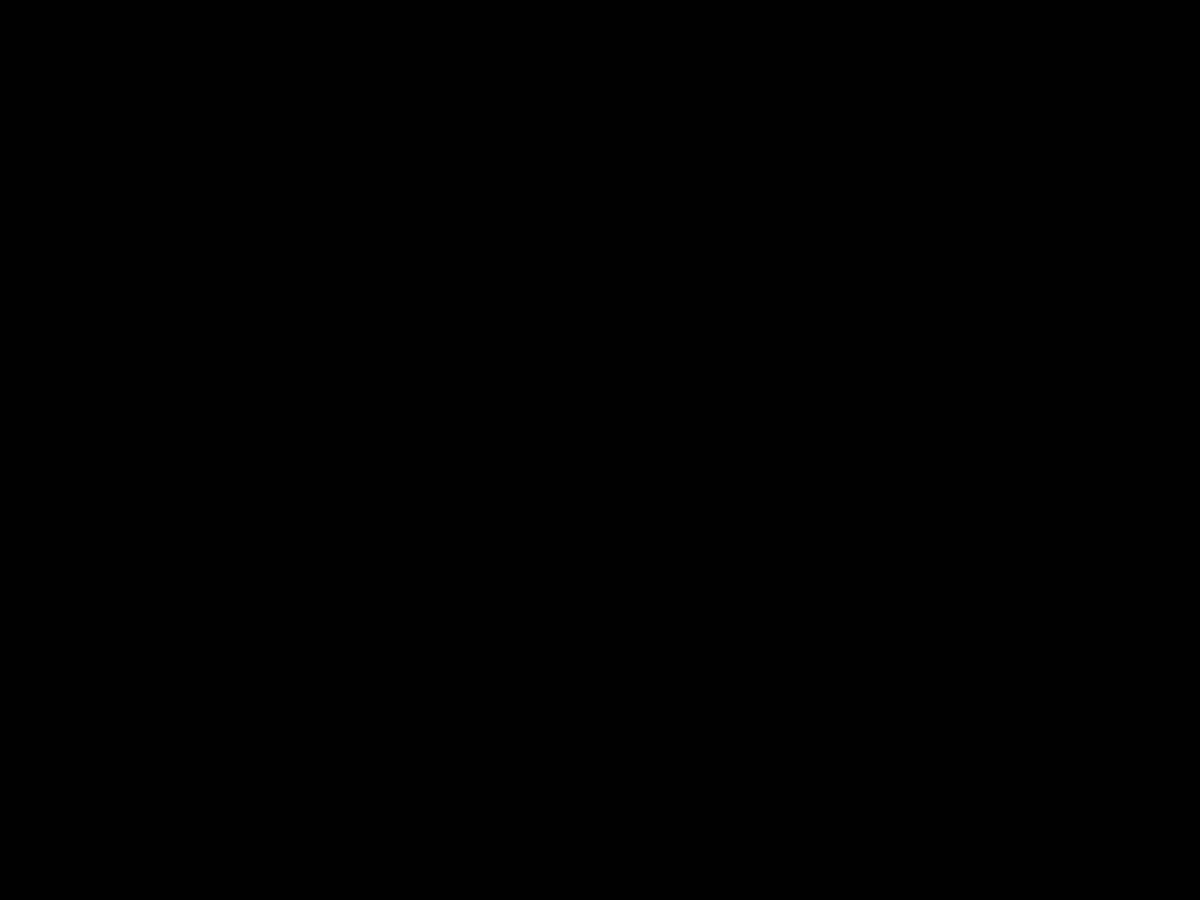
Frame 1 (no input)
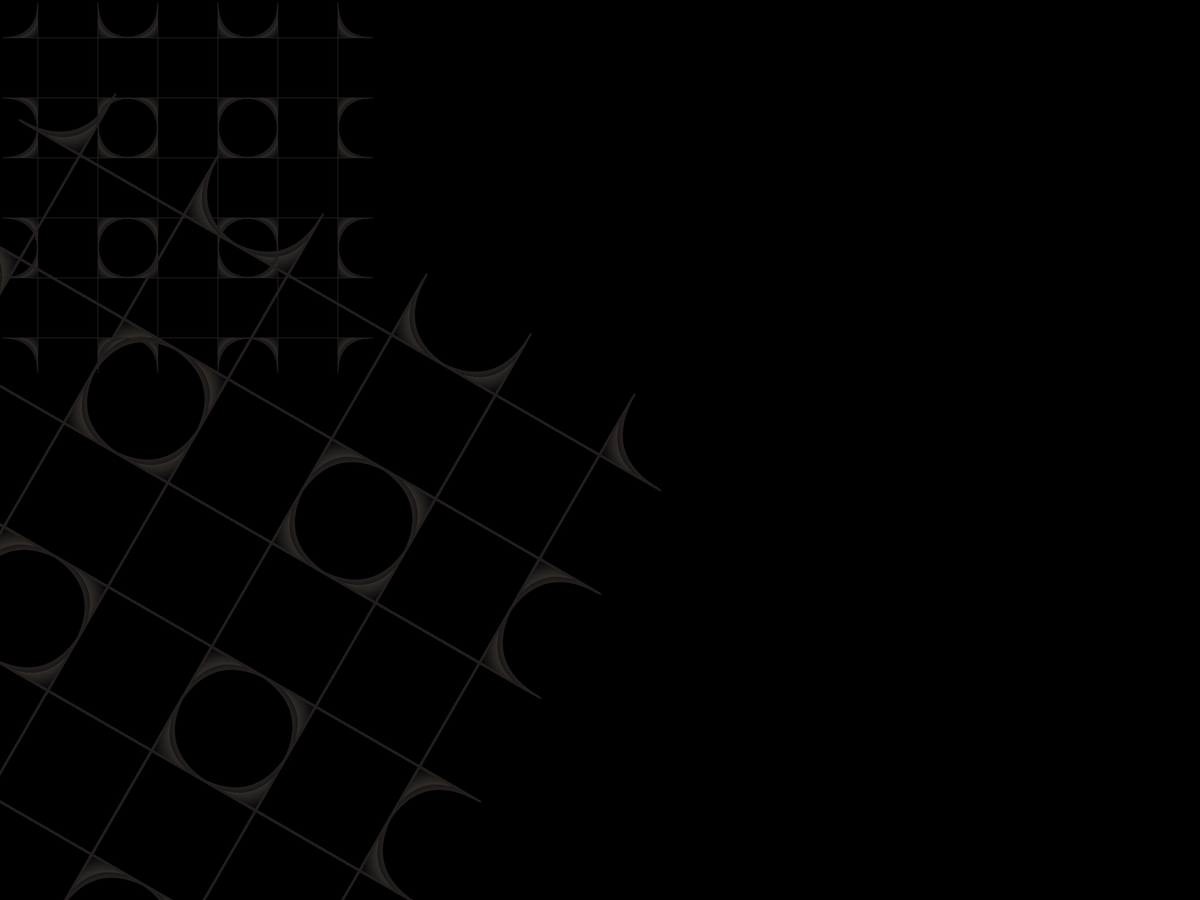
Frame 60 (the mouse pressed at the canvas centre just before this capture)
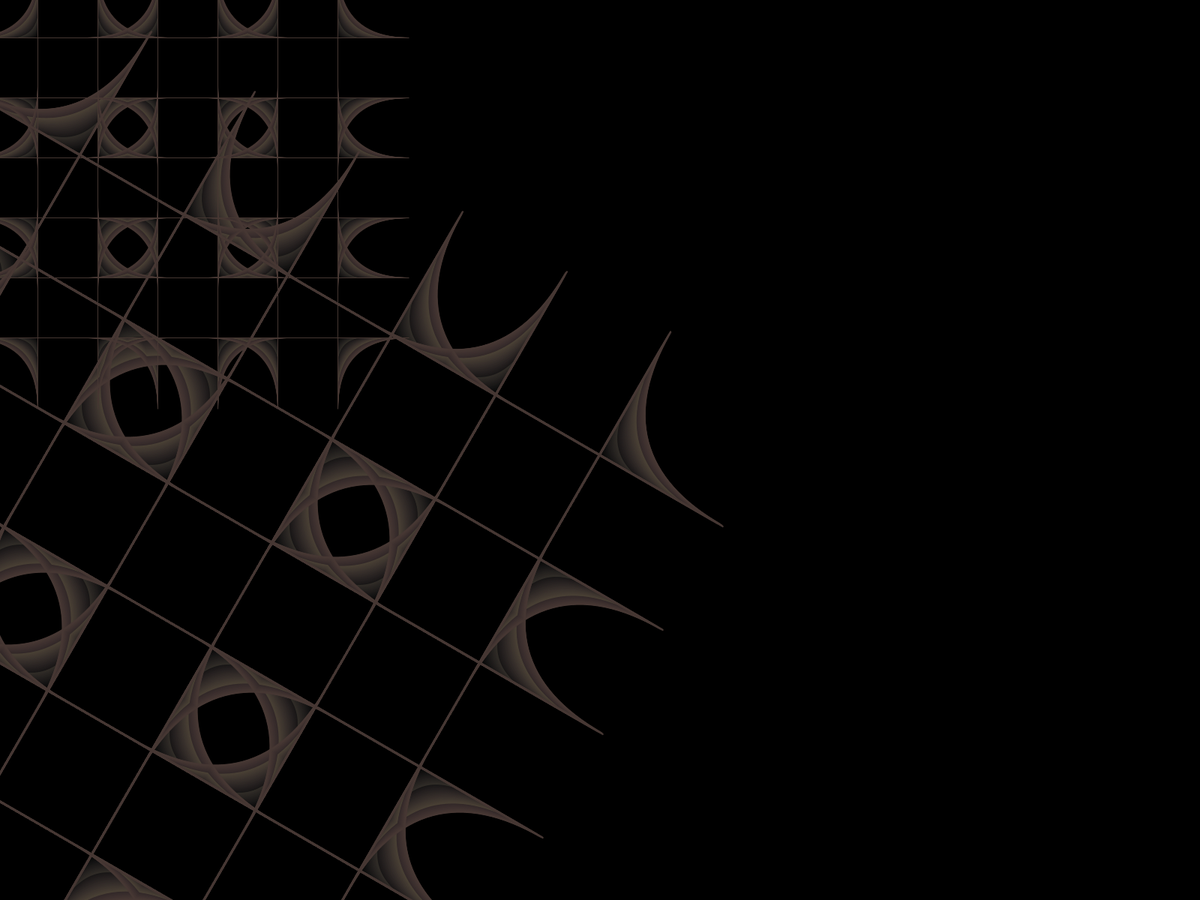
Frame 120 (the mouse held since frame 60 and released just before this capture)

The Processing sketch that drew these frames (run headless with seeded random() and noise(); from frame 60 on, the mouse is pressed at the canvas centre):

// Processing sketch: Firefish
// ── Firefish.pde
//Brian's Sketch

float x = 0;
float y = 0;
float z = 0;
float usernum = 0.1;
float usernum2 = 0.1;
void setup(){
  background(0);
  fullScreen();
  //size(500, 500);
  noStroke();
colorMode(HSB, 100);
  }


void draw(){
  topleft();
  pushMatrix();
  fill(255); // white square
  translate(70, 70);
  rotate(radians(30));
  scale(2.0);
  topleft();
  popMatrix();
}

void topleft(){
  fill(255);
  stroke(x,y,z);
rect(50, 50, 80, 80, usernum2) ;
rect(210, 50, 80, 80, usernum2) ;
rect(370, 50, 80, 80, usernum2) ;
rect(50, 210, 80, 80, usernum2) ;
rect(50, 370, 80, 80, usernum2) ;
rect(210, 210, 80, 80, usernum2) ;
rect(210, 370, 80, 80, usernum2) ;
rect(370, 210, 80, 80, usernum2) ;
rect(370, 370, 80, 80, usernum2) ;
usernum2 -= 0.4;
if (usernum <= 10){
  usernum+=0.1;
  x+=0.1;
  y+=0.2;
  z+=0.2;}
  if (usernum >= 10){
  usernum-=10;
  x-=10;
  y-=10;
  z-=10;
  
}
if (usernum2 <= -800){
  usernum2 = 0;
  y=0;
  z=0;
}
}
